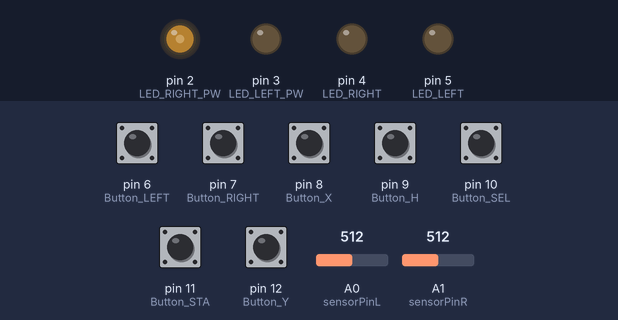
The sketch below on a simulated Arduino Uno, built with avr-gcc and run on an emulated ATmega328P. Parts: output pins drawn as LEDs (lit = HIGH). Inputs (shaded band) come from the test bench; at power-on: pin 6 (Button_LEFT), pin 7 (Button_RIGHT), pin 8 (Button_X), pin 9 (Button_H), pin 10 (Button_SEL), pin 11 (Button_STA), pin 12 (Button_Y) LOW, A1 (sensorPinR) = 512, A0 (sensorPinL) = 512. USB keyboard and mouse output is not drawn.

Above: at 1.2 s.
1.3 s: pin 6 (Button_LEFT) pulled HIGH for 0.15 s
At 1.4 s:
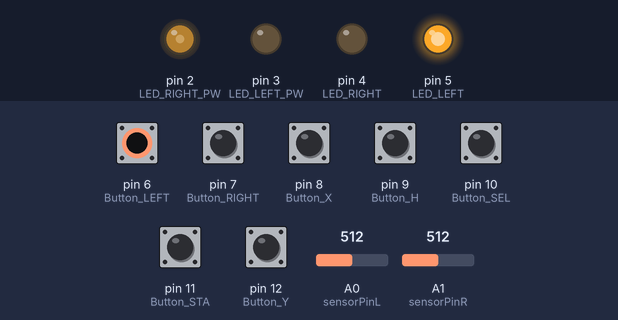
3.0 s: pin 7 (Button_RIGHT) pulled HIGH for 0.15 s
At 3.1 s:
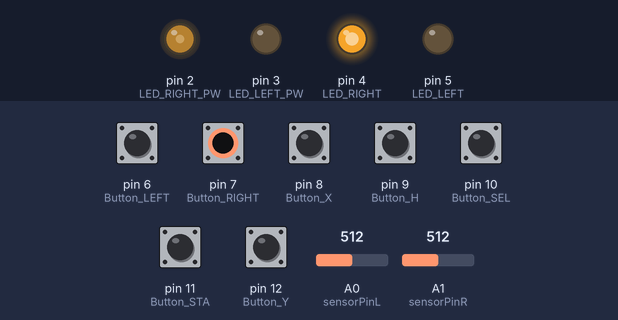
4.7 s: A1 (sensorPinR) set to 55
6.2 s: A1 (sensorPinR) set to 44
At 7.4 s:
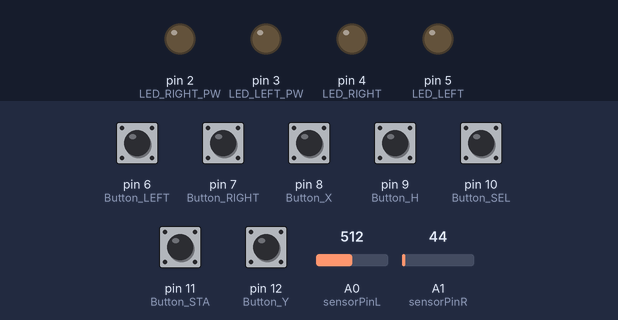
7.7 s: pin 8 (Button_X) pulled HIGH for 0.15 s
At 7.77 s:
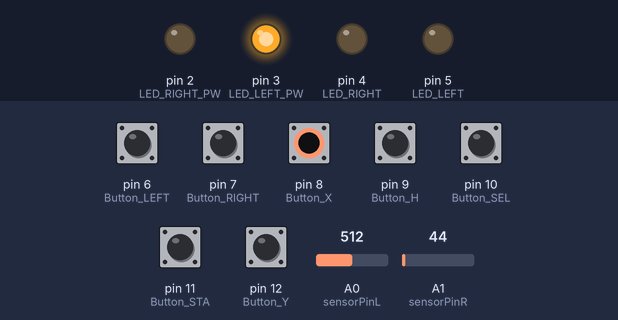
9.3 s: pin 9 (Button_H) pulled HIGH for 0.15 s
At 9.9 s:
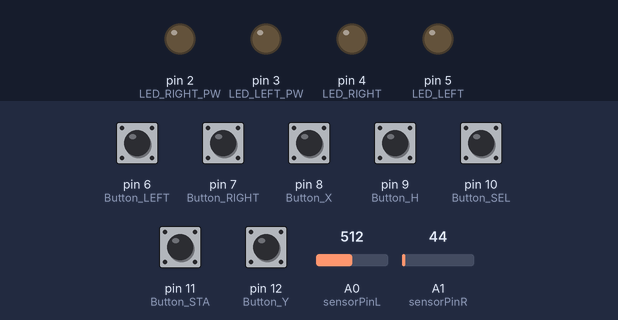
Timing chart, 0 to 12.0 s (numbered marks = the images above; inputs shaded):
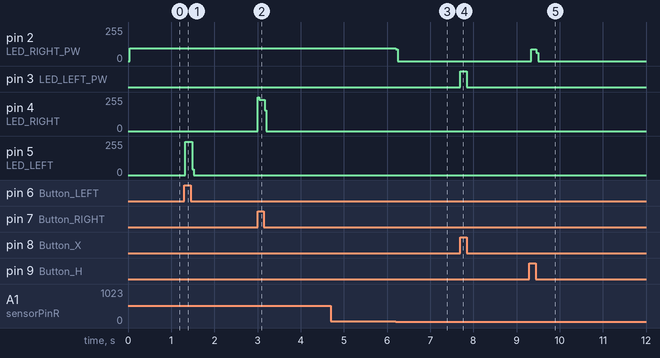

Measured:
- the behaviour switches between 50 and 49 on A1 (sensorPinR) (found by bisection; images 2 and 3)
- after the input at 1.3 s, pin 5 (LED_LEFT): 0/255 → 249/255 at once, → 0/255 0.16 s later
- after the input at 3.0 s, pin 4 (LED_RIGHT): 0/255 → 233/255 at once, → 0/255 0.16 s later
- after the input at 4.7 s, every drawn part: stays the same
- after the input at 6.2 s, pin 2 (LED_RIGHT_PW): 95/255 → 0/255 at once
- after the input at 7.7 s, pin 3 (LED_LEFT_PW): LOW → HIGH at once, → LOW 0.15 s later
- after the input at 9.3 s, pin 2 (LED_RIGHT_PW): 0/255 → 87/255 at once, → 0/255 0.12 s later

The sketch:

HW_TEST_ButtonLR_PaddleLR_HID_Spinner_Paddle_V05.ino
```cpp
// #include <HID.h>
/*
  HW_TEST_ButtonLR_PaddleLR_HID_V02

  make LED LIGHT when at ZERO

*/
//=================================================================
#include <Joystick.h>
// Create the Joystick
Joystick_ Joystick(JOYSTICK_DEFAULT_REPORT_ID,JOYSTICK_TYPE_GAMEPAD,
  13, 0,                  // Button Count, Hat Switch Count
  true, true, false,     // X and Y, but no Z Axis
  false, false, false,   // No Rx, Ry, or Rz
  false, false,          // No rudder or throttle
  false, false, false);  // No accelerator, brake, or steering
//====================================================================================
//=====HARDWARE MAPNG PINS============================================================
const int Button_RIGHT = 7;  // the number of the pushbutton pin
const int Button_LEFT = 6;  // the number of the pushbutton pin

const int Button_SEL = 10; //8;
const int Button_STA = 11;   //12;

const int Button_X = 8;
const int Button_Y = 12;

const int Button_H = 9;
const int Button_FLAG = 13;

int LED_RIGHT_PW = 2;      // select the pin for the LED
int LED_LEFT_PW = 3;      // select the pin for the LED
const int LED_RIGHT = 4;    // the number of the LED pin
const int LED_LEFT = 5;    // the number of the LED pin

//======SOFRWARE VARIABLES ===========================================================
int Button_State_LEFT = 0;  // variable for reading the pushbutton status
int Button_State_RIGHT = 0;

 int State_Button_SEL = 0;
 int State_Button_STA = 0;

 int State_Button_X = 0;
 int State_Button_Y = 0;
 int State_Button_H= 0;
 int State_Button_FLAG= 0;

//=================================================================
long sensorValueR = 0;  // variable to store the value coming from the sensor
long sensorValueL = 0;  // variable to store the value coming from the sensor

int sensorPinR = A1;
int sensorPinL = A0;   // select the input pin for the potentiometer

long sensorValueRMAX = 0;
long sensorValueRMIN = 1024;
long sensorValueLMAX = 0;
long sensorValueLMIN = 1024;

long nJoystickX = 0;
long nJoystickY = 0;

const int nJOY_Range = 127;  // the number of the pushbutton pin


//=================================================================
//=================================================================

	long nLoadLEFT=80;			// 0-100 %
  long nLoadRIGHT=80;			// 0-100 %
	long nPWM_period=10;  // length of on off pulses

  int sensorValueR_PRE =0;
  int sensorValueL_PRE =0;
  int sensorValueR_POST=0;
  int sensorValueL_POST=0;

  int Timer_Loop=0;

//===================================================================

void sendtoserial(bool bDEBUG)
{
    Serial.print("\n========BUTTON============\n");
    Serial.print("LEFT:" );
    Serial.print(Button_State_LEFT);
    Serial.print("   RIGHT:" );
    Serial.print(Button_State_RIGHT);

    Serial.print("\n========PADDLE============\n");

    Serial.println();
    Serial.print("nJoystickY:");
    Serial.print(nJoystickY);
    Serial.print("   nJoystickX:");
    Serial.print(nJoystickX);

    Serial.println();
    Serial.print("10 BIT L:");
    Serial.print(sensorValueL);
    Serial.print("\t");
    Serial.print("10 BIT R:");
    Serial.print(sensorValueR);

    Serial.println();

    Serial.print("% LOAD LEFT:" );
    Serial.print(nLoadLEFT);
    Serial.print("\t");
    Serial.print("% LOAD RIGHT:" );
    Serial.print(nLoadRIGHT);
    Serial.print("\t");
    Serial.println();

    Serial.print("% sensorValueR_POST:" );
    Serial.print(sensorValueR_POST);
    Serial.print("\t");
    Serial.print("% sensorValueR_PRE:" );
    Serial.print(sensorValueR_PRE);
    Serial.print("\t");

    Serial.println();
    Serial.print("% Timer_Loop:" );
    Serial.print(Timer_Loop);
}
//=================================================================
    #include <TimerOne.h>

    void Timer1_ISR(void)
      {
        Timer_Loop=Timer_Loop + 1;
        if (Timer_Loop==10){ Timer_Loop=0;}   // timer counts one to 10
      }
//=================================================================
void setup() {
    // Set Range Values
  Joystick.setXAxisRange(-nJOY_Range, nJOY_Range);
  Joystick.setYAxisRange(-nJOY_Range, nJOY_Range);

  pinMode(LED_LEFT, OUTPUT);// initialize the LED pin as an output:
  pinMode(LED_RIGHT, OUTPUT);// initialize the LED pin as an output:
  pinMode(LED_RIGHT_PW, OUTPUT);
  pinMode(LED_LEFT_PW, OUTPUT);

  pinMode(Button_LEFT, INPUT);// initialize the pushbutton pin as an input:
  pinMode(Button_RIGHT, INPUT);// initialize the pushbutton pin as an input:

  pinMode(Button_SEL, INPUT);// initialize the pushbutton pin as an input:
  pinMode(Button_STA, INPUT);// initialize the pushbutton pin as an input:
  pinMode(Button_X, INPUT);// initialize the pushbutton pin as an input:
  pinMode(Button_Y, INPUT);// initialize the pushbutton pin as an input:
  pinMode(Button_H, INPUT);// initialize the pushbutton pin as an input:
  pinMode(Button_FLAG, INPUT);// initialize the pushbutton pin as an input:

	// Initialize Joystick Library
	Joystick.begin();

  //Initiate Serial communication.
  Serial.begin(9600);
 //===================================================================
  }


void loop()
{
  //===============================================================
  // Program SETUP

  bool bDEBUG=false;
  bool bDEBUG_LED=true;

  if (bDEBUG) {delay(100);}  // slow down the program for debuging

//https://docs.arduino.cc/language-reference/en/functions/external-interrupts/attachInterrupt/
  Timer1.initialize(10*1000); // Fire An Interrupt Every 100ms // Timer_Loop counts to 10 = 1 count per second
  Timer1.attachInterrupt(Timer1_ISR);

//==================================================================
// Fire Buutons READ & WRITE
//==================================================================
  // read the state of the pushbutton value:
  // check if the pushbutton is pressed. If it is, the buttonState is HIGH:
  //--------FIRE----------------------------------------------------------
  Button_State_LEFT = digitalRead(Button_LEFT);
  if (Button_State_LEFT == HIGH)
        {
          // turn LED on:
          if (bDEBUG_LED) {digitalWrite(LED_LEFT, HIGH);}
          Joystick.setButton(5, 1);
        } else
        {
          // turn LED off:
         if (bDEBUG_LED) {digitalWrite(LED_LEFT, LOW);}
          Joystick.setButton(5, 0);
        }
//-----------FIRE-------------------------------------------------------
  Button_State_RIGHT = digitalRead(Button_RIGHT);
  if (Button_State_RIGHT == HIGH)
        {
          // turn LED on:
          if (bDEBUG_LED) {digitalWrite(LED_RIGHT, HIGH);}
          Joystick.setButton(4, 1);
        } else
        {
          // turn LED off:
          if (bDEBUG_LED) {digitalWrite(LED_RIGHT, LOW);}
          Joystick.setButton(4, 0);
        }
//-------------MENU-----------------------------------------------------
  State_Button_SEL = digitalRead(Button_SEL);
  if (State_Button_SEL == HIGH)
        {
          Joystick.setButton(8, 1);
          if (bDEBUG_LED) {digitalWrite(LED_LEFT_PW, HIGH);}
        } else
        {
          Joystick.setButton(8, 0);
          if (bDEBUG_LED) {digitalWrite(LED_RIGHT_PW, LOW);}
        }
 //------------------------------------------------------------------
  State_Button_STA = digitalRead(Button_STA);
  if (State_Button_STA == HIGH)
        {
          Joystick.setButton(9, 1);
          if (bDEBUG_LED) {digitalWrite(LED_RIGHT_PW, HIGH);}
        } else
        {
          Joystick.setButton(9, 0);
          if (bDEBUG_LED) {digitalWrite(LED_RIGHT_PW, LOW);}
        }
  //------------------------------------------------------------------
  State_Button_X = digitalRead(Button_X);
  if (State_Button_X == HIGH)
        {
          Joystick.setButton(2, 1);
          if (bDEBUG_LED) {digitalWrite(LED_LEFT_PW, HIGH);}
        } else
        {
          Joystick.setButton(2, 0);
          if (bDEBUG_LED) {digitalWrite(LED_LEFT_PW, LOW);}
        }
        //------------------------------------------------------------------
  State_Button_Y = digitalRead(Button_Y);
  if (State_Button_Y == HIGH)
        {
          Joystick.setButton(3, 1);
          if (bDEBUG_LED) {digitalWrite(LED_RIGHT_PW, HIGH);}
        } else
        {
          Joystick.setButton(3 , 0);
          if (bDEBUG_LED) {digitalWrite(LED_RIGHT_PW, LOW);}
        }
        //------------------------------------------------------------------
  State_Button_H = digitalRead(Button_H);
  if (State_Button_H == HIGH)
        {
          Joystick.setButton(12, 1);
          if (bDEBUG_LED) {digitalWrite(LED_RIGHT_PW, HIGH);}
        } else
        {
          Joystick.setButton(12, 0);
          if (bDEBUG_LED) {digitalWrite(LED_RIGHT_PW, LOW);}
        }
//------------------------------------------------------------------
//==================================================================
// Analog Paddle
// Long variables are extended size variables for number storage, and store 32 bits (4 bytes), from -2,147,483,648 to 2,147,483,647.
//==================================================================

   // read the value from the sensor:
  if (Timer_Loop==1)
  { sensorValueR_PRE =sensorValueR_POST;
    sensorValueL_PRE =sensorValueL_POST;
    //Serial.print(millis());
  }
  sensorValueR = analogRead(sensorPinR);
  sensorValueL = analogRead(sensorPinL);

  sensorValueR_POST=sensorValueR/50 ; // make less sensitive to noise also reduces range -100 to 100
  sensorValueL_POST=sensorValueL/50 ;

  if (sensorValueR_PRE > sensorValueR_POST)
        {
          Joystick.setButton(1, 1);
          if (bDEBUG_LED) {digitalWrite(LED_RIGHT_PW, HIGH);}
        } else
        {
          Joystick.setButton(1, 0);
          if (bDEBUG_LED) {digitalWrite(LED_RIGHT_PW, LOW);}
        }

  if (sensorValueR_PRE < sensorValueR_POST)
        {
          Joystick.setButton(0, 1);
          if (bDEBUG_LED) {digitalWrite(LED_RIGHT_PW, HIGH);}
        } else
        {
          Joystick.setButton(0, 0);
          if (bDEBUG_LED) {digitalWrite(LED_RIGHT_PW, LOW);}
        }

  sensorValueRMAX=0; // initial 0
  sensorValueRMIN=1024;   // initial 1024

  nJoystickY=(-nJOY_Range+nLoadLEFT*nJOY_Range/50);  // 50 = 100 / 2
  nJoystickX=(-nJOY_Range+nLoadRIGHT*nJOY_Range/50);

  nLoadLEFT=((sensorValueL-sensorValueLMIN)*100/(sensorValueLMAX-sensorValueLMIN));  // 1024 * 100 = 102`400
  nLoadRIGHT=((sensorValueR-sensorValueRMIN)*100/(sensorValueRMAX-sensorValueRMIN)) ;

  digitalWrite(LED_RIGHT, LOW);Joystick.setXAxis( 1 * nJoystickX);
  digitalWrite(LED_LEFT, LOW);Joystick.setYAxis(1 * nJoystickY);


//============================================================================================
  if (bDEBUG) {  sendtoserial(bDEBUG); }

//============================================================================================
}
  // if (nLoadRIGHT > 40 && nLoadRIGHT < 59)
  // {  digitalWrite(LED_RIGHT, HIGH);Joystick.setXAxis( 0 * nJoystickX);}
  // else
  // {digitalWrite(LED_RIGHT, LOW);Joystick.setXAxis( 1 * nJoystickX);}

  // if (nLoadLEFT > 40 && nLoadLEFT <59)
  // {  digitalWrite(LED_LEFT, HIGH);Joystick.setYAxis(0 * nJoystickY);}
  // else
  // {digitalWrite(LED_LEFT, LOW);Joystick.setYAxis(1 * nJoystickY);}
```

Joystick.h
```cpp
// (licence header left out)
#ifndef JOYSTICK_h
#define JOYSTICK_h

#include "HID.h"

#if ARDUINO < 10606
#error The Joystick library requires Arduino IDE 1.6.6 or greater. Please update your IDE.
#endif

#if ARDUINO > 10606
#if !defined(USBCON)
#error The Joystick library can only be used with a USB MCU (e.g. Arduino Leonardo, Arduino Micro, etc.).
#endif
#endif

#if !defined(_USING_HID)

#warning "Using legacy HID core (non pluggable)"

#else

//================================================================================
//================================================================================
//  Joystick (Gamepad)

class Joystick_
{
private:
	bool     autoSendState;
	int8_t	 xAxis;
	int8_t	 yAxis;
	int8_t	 zAxis;
	int16_t	 xAxisRotation;
	int16_t	 yAxisRotation;
	int16_t	 zAxisRotation;
	uint32_t buttons;
	uint8_t  throttle;
	uint8_t  rudder;
	int16_t	 hatSwitch[2];

public:
	Joystick_();

	void begin(bool initAutoSendState = true);
	void end();

	void setXAxis(int8_t value);
	void setYAxis(int8_t value);
	void setZAxis(int8_t value);

	void setXAxisRotation(int16_t value);
	void setYAxisRotation(int16_t value);
	void setZAxisRotation(int16_t value);

	void setButton(uint8_t button, uint8_t value);
	void pressButton(uint8_t button);
	void releaseButton(uint8_t button);

	void setThrottle(uint8_t value);
	void setRudder(uint8_t value);

	void setHatSwitch(int8_t hatSwitch, int16_t value);

	void sendState();
};
extern Joystick_ Joystick;

#endif
#endif
```
